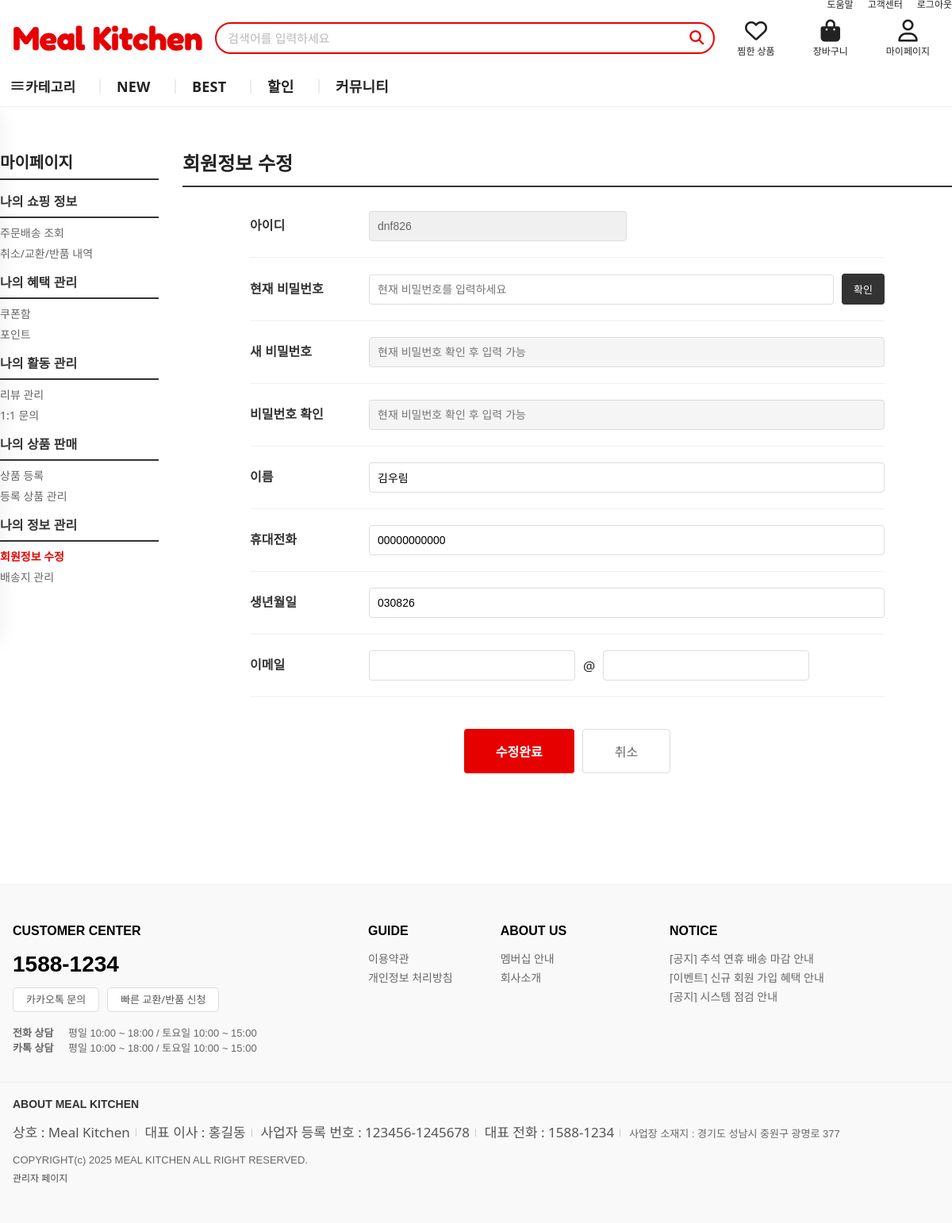
/my-page_mem_info.php (signed in), run on the app's committed database.
### tables this page shows
CREATE TABLE `members` (
  `num` int(11) NOT NULL AUTO_INCREMENT,
  `id` char(15) NOT NULL,
  `pass` varchar(450) NOT NULL,
  `name` char(10) NOT NULL,
  `phone` char(20) NOT NULL,
  `birth` char(20) DEFAULT NULL,
  `email` char(80) DEFAULT NULL,
  `refferer` char(15) DEFAULT NULL,
  `regist_day` char(20) NOT NULL,
  `level` int(11) NOT NULL,
  `point` int(11) NOT NULL,
  PRIMARY KEY (`num`)
);

### inc/db.php (called while the page is built, shortened)
<?php
function db_get_pdo()
{
    $host = 'localhost';
    $port = '3306';
    $dbname = 'exmall';
    $charset = 'utf8';
    $username = 'root';
    $db_pw = "";
    $dsn = "mysql:host=$host;port=$port;dbname=$dbname;charset=$charset";
    try {
        $pdo = new PDO($dsn, $username, $db_pw, [
            PDO::ATTR_ERRMODE => PDO::ERRMODE_EXCEPTION,
            PDO::ATTR_DEFAULT_FETCH_MODE => PDO::FETCH_ASSOC
        ]);
        return $pdo;
    } catch (PDOException $e) {
        throw new Exception("DB 연결 실패: " . $e->getMessage());
    }
}
function db_select($query, $param = array()){
    $pdo = db_get_pdo();
    try {
        $st = $pdo->prepare($query);
        $st->execute($param);
        $result = $st->fetchAll(PDO::FETCH_ASSOC);
        return $result ?: [];
    } catch (PDOException $ex) {
        error_log("DB SELECT Error: " . $ex->getMessage() . " | Query: " . $query);
        return [];
    } finally {
        $pdo = null;
    }
}
?>

### my-page_mem_info.php (the view, shortened to what this page needs)
<?php
require_once("inc/db.php");
$member_id = $_SESSION['member_id'];
$member_data = db_select("SELECT * FROM members WHERE id = ?", array($member_id));
$m = $member_data[0];
$email_parts = explode('@', $m['email']);
$email1 = $email_parts[0] ?? '';
$email2 = $email_parts[1] ?? '';
?>
<!DOCTYPE html>
<html lang="ko">
<head>
    <link rel="stylesheet" href="css/style.css?v=<?= time() ?>">
    <link rel="stylesheet" href="https://cdnjs.cloudflare.com/ajax/libs/font-awesome/6.5.1/css/all.min.css" />
</head>
<body>
    <?php require_once("inc/header.php"); ?>
    <main class="main_wrapper">
        <div class="mypage-wrapper">
            <?php require_once("inc/mypage_sidebar.php"); ?>
            <section class="mypage-content">
                <div class="page-header" style="border-bottom: 2px solid #333; padding-bottom: 15px; margin-bottom: 30px;">
                    <h2 style="font-size: 24px; font-weight: bold; margin: 0;">회원정보 수정</h2>
                </div>
                <div class="info-form-container">
                    <form name="member_form" method="POST" action="member_update.php">
                        <div class="form-group">
                            <label class="form-label">아이디</label>
                            <div class="form-input-wrap">
                                <input type="text" class="form-input" value="<?= htmlspecialchars($m['id']) ?>" readonly style="background-color: #f0f0f0; width: 50%;">
                            </div>
                        </div>
                        <div class="form-group">
                            <label class="form-label">현재 비밀번호</label>
                            <div class="form-input-wrap">
                                <input type="password" id="current_pass" name="current_pass" class="form-input" placeholder="현재 비밀번호를 입력하세요" style="width: auto; flex-grow: 1;">
                                <button type="button" id="btn_verify" class="btn-verify" onclick="verify_current_pass()">확인</button>
                            </div>
                        </div>
                        <div class="form-group">
                            <label class="form-label">새 비밀번호</label>
                            <div class="form-input-wrap">
                                <input type="password" id="pass" name="pass" class="form-input" placeholder="현재 비밀번호 확인 후 입력 가능" disabled>
                            </div>
                        </div>
                        <div class="form-group">
                            <label class="form-label">비밀번호 확인</label>
                            <div class="form-input-wrap">
                                <input type="password" id="pass_confirm" name="pass_confirm" class="form-input" placeholder="현재 비밀번호 확인 후 입력 가능" disabled>
                            </div>
                        </div>
                        <div class="form-group">
                            <label class="form-label">이름</label>
                            <div class="form-input-wrap">
                                <input type="text" name="name" class="form-input" value="<?= htmlspecialchars($m['name']) ?>">
                            </div>
                        </div>
                        <div class="form-group">
                            <label class="form-label">휴대전화</label>
                            <div class="form-input-wrap">
                                <input type="text" name="phone" class="form-input" value="<?= htmlspecialchars($m['phone']) ?>">
                            </div>
                        </div>
                        <div class="form-group">
                            <label class="form-label">생년월일</label>
                            <div class="form-input-wrap">
                                <input type="text" name="birth" class="form-input" value="<?= htmlspecialchars($m['birth']) ?>">
                            </div>
                        </div>
                        <div class="form-group">
                            <label class="form-label">이메일</label>
                            <div class="form-input-wrap">
                                <input type="text" name="email1" class="form-input" value="<?= htmlspecialchars($email1) ?>" style="width: 40%;">
                                <span>@</span>
                                <input type="text" name="email2" class="form-input" value="<?= htmlspecialchars($email2) ?>" style="width: 40%;">
                            </div>
                        </div>
                        <div style="margin-top: 40px; text-align: center; display: flex; justify-content: center; gap: 10px;">
                            <button type="button" class="btn-submit" onclick="check_update_input()">수정완료</button>
                            <button type="button" class="btn-cancel" onclick="history.back()">취소</button>
                        </div>
                    </form>
                </div>
            </section>
        </div>
    </main>
    <?php require_once("inc/footer.php"); ?>
</body>
</html>

### css/style.css (style rules this page uses)
:root { --font-blackhan: "Black Han Sans", sans-serif; --font-jua: "Jua", sans-serif; --font-fredoka: "Fredoka", sans-serif; --mk-red: #e60000; --mk-red-2: #ff1a1a; --content-w: 1200px; --header-h: 72px; --banner-h: 340px; }
html, body { margin:0; padding:0; font-family: "Noto Sans KR", sans-serif; color:#222; background:#fff; }
.main_wrapper { max-width:var(--content-w); margin:0 auto; padding:0 16px; box-sizing:border-box; }
.main_wrapper { width: 100%; max-width: 1200px; margin: 0 auto; padding: 20px 0; box-sizing: border-box; }
.mypage-wrapper { display: flex; width: 100%; gap: 30px; margin-top: 40px; margin-bottom: 60px; }
.mypage-content { flex-grow: 1; }

### my-page_mem_info.php (style rules this page uses)
.info-form-container { max-width: 800px; margin: 0 auto; }
.form-group { margin-bottom: 20px; display: flex; align-items: center; border-bottom: 1px solid #f0f0f0; padding-bottom: 20px; }
.form-label { width: 150px; font-weight: bold; color: #333; flex-shrink: 0; }
.form-input-wrap { flex-grow: 1; display: flex; align-items: center; gap: 10px; }
.form-input { width: 100%; padding: 10px; border: 1px solid #ddd; border-radius: 4px; font-size: 14px; box-sizing: border-box; }
.form-input:read-only { background-color: #f9f9f9; color: #666; }
.form-input:disabled { background-color: #f5f5f5; cursor: not-allowed; }
.btn-verify { padding: 10px 15px; background-color: #333; color: white; border: none; border-radius: 4px; cursor: pointer; font-size: 13px; white-space: nowrap; }
.btn-submit { background-color: #e60000; color: white; border: none; padding: 15px 40px; border-radius: 4px; font-size: 16px; font-weight: bold; cursor: pointer; transition: background 0.2s; }
.btn-cancel { background-color: white; color: #666; border: 1px solid #ddd; padding: 15px 40px; border-radius: 4px; font-size: 16px; cursor: pointer; transition: background 0.2s; }

### data on the page
members: id "dnf826", name "김우림", phone "00000000000", birth "030826"
